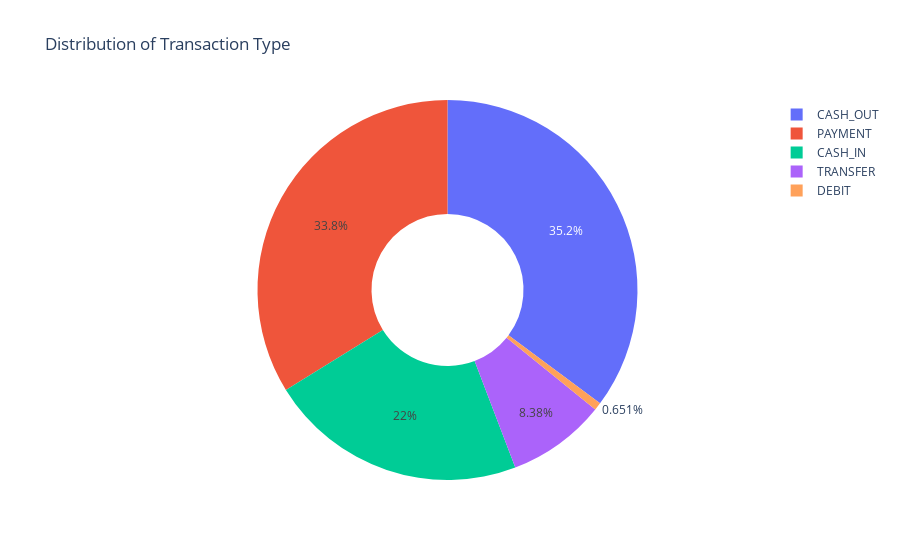

Source (notebook cell):
### Markdown cell above
# type of transaction present in Dataset

### Code cell
type_transaction = data["type"].value_counts()
transaction = type_transaction.index
quantity = type_transaction.values

# plotting pie chart
fig = px.pie(data,
            values = quantity,
            names = transaction, 
            hole = 0.4,
            title = "Distribution of Transaction Type")
fig.show()

### Figure 1 — Plotly figure (JSON) as saved in the notebook; plotly's stock layout.template omitted (floating-point values rounded to 4 significant figures)
{"data": [{"domain": {"x": [0, 1], "y": [0, 1]}, "hole": 0.4, "hovertemplate": "label=%{label}<br>value=%{value}<extra></extra>", "labels": ["CASH_OUT", "PAYMENT", "CASH_IN", "TRANSFER", "DEBIT"], "legendgroup": "", "name": "", "showlegend": true, "type": "pie", "values": [2237500, 2151495, 1399284, 532909, 41432]}], "layout": {"legend": {"tracegroupgap": 0}, "title": {"text": "Distribution of Transaction Type"}}}
